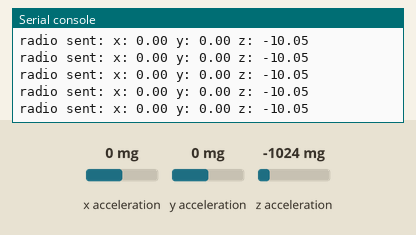
Recording of a program running on a simulated BBC micro:bit running MicroPython. On the bench: the last lines printed to the serial console. The test bench sets the inputs (shaded band); at power-on: x acceleration 0 mg, y acceleration 0 mg, z acceleration -1024 mg. No radio messages arrive unless stated (any console line starting 'radio sent:' is added by the test bench).

Above: at 5.0 s.
5.1 s: x acceleration set to -1440 mg
At 5.18 s:
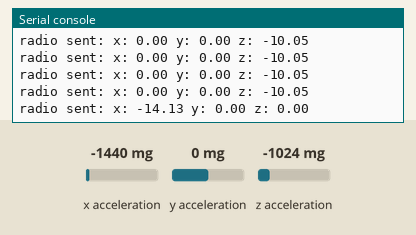
6.6 s: y acceleration set to -1440 mg
At 6.6 s:
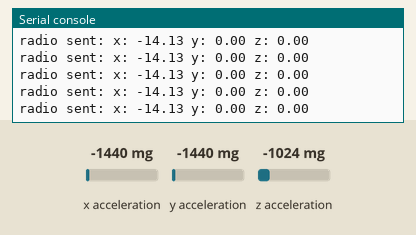
8.1 s: z acceleration set to -1440 mg
At 8.12 s:
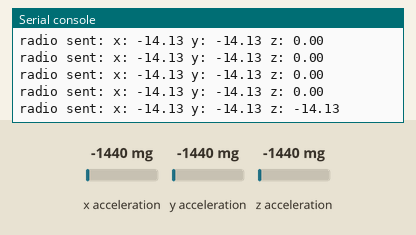
Timing chart, 0 to 11.1 s (numbered marks = the images above; inputs shaded):
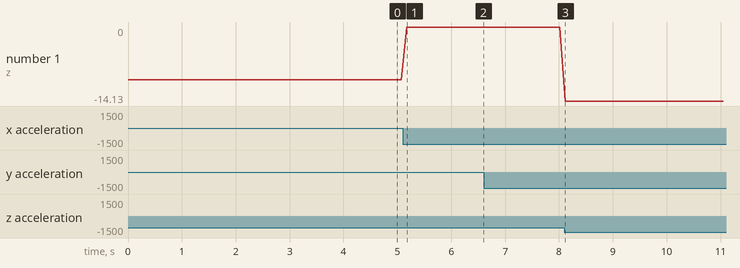

The program:

sender.py
```python
import radio
from microbit import *

g = 9.81

radio.on()

for i in range(2000):
    x = accelerometer.get_x() * (g / 1000)
    y = accelerometer.get_y() * (g / 1000)
    z = accelerometer.get_z() * (g / 1000)

    radio.send('x: %.2f y: %.2f z: %.2f' % (x, y, z))

    sleep(100)
```

Measured:
- after the input at 5.1 s, the serial console: prints a new line after 0.07 s (image 1)
- after the input at 8.1 s, the serial console: prints a new line at once (image 3)
